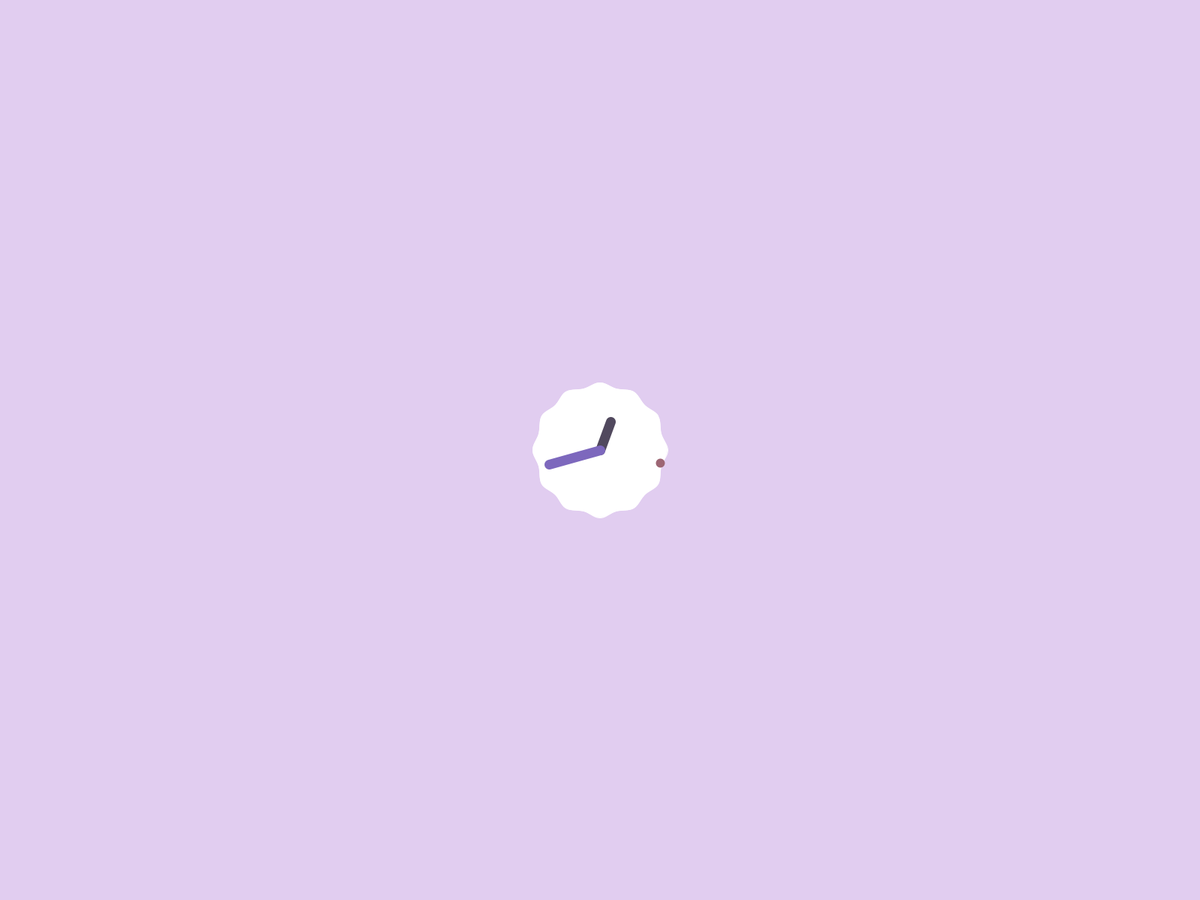
Frame 1 (no input)
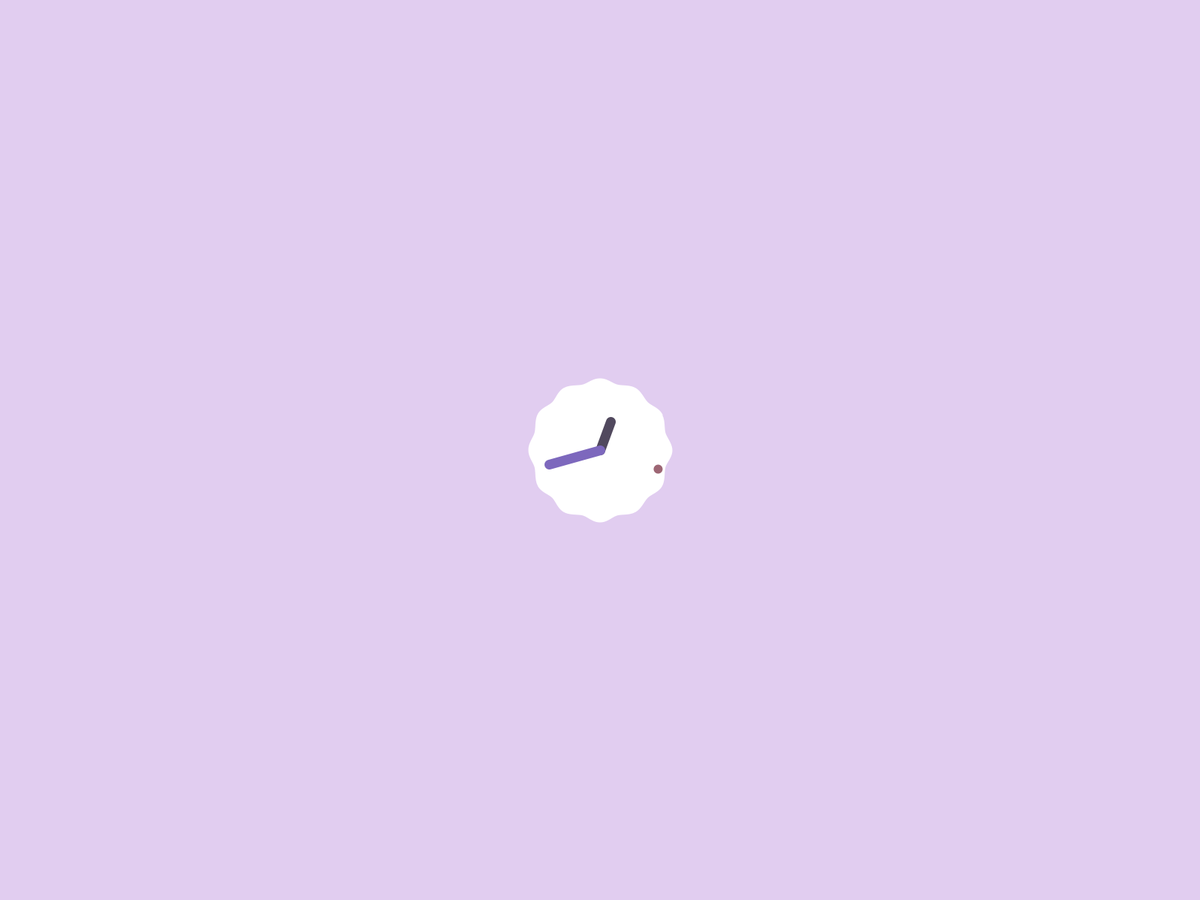
Frame 60 (the mouse pressed at the canvas centre just before this capture)
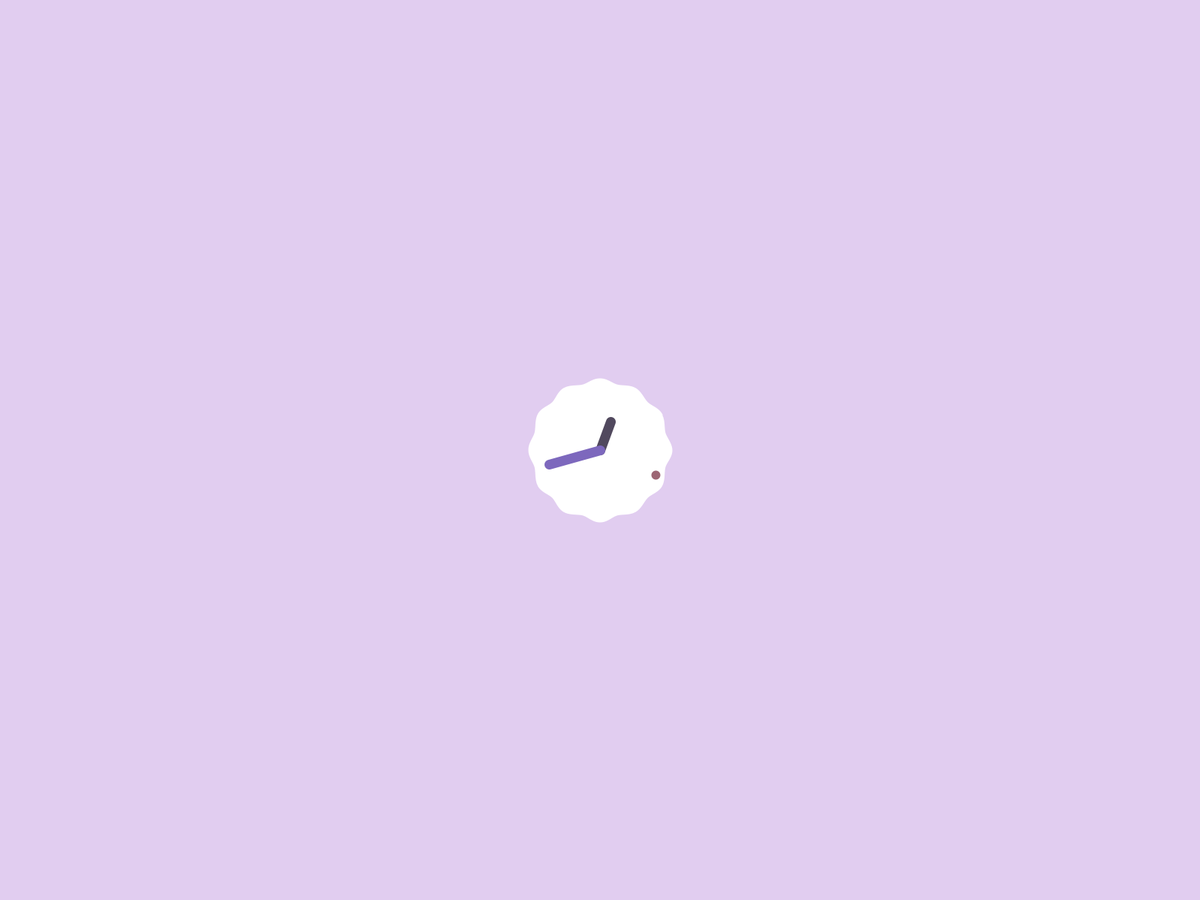
Frame 120 (the mouse held since frame 60 and released just before this capture)

The Processing sketch that drew these frames (run headless with seeded random() and noise(); from frame 60 on, the mouse is pressed at the canvas centre):

// Processing sketch: Clock
// ── Clock.pde
// vim:filetype=java

Mark mark;
Hand secondHand;
Hand minuteHand;
Hand hourHand;

void setup() {
  //size(400, 400);
  fullScreen();
  pixelDensity(displayDensity());
  
  
  mark = new Mark(90, 0xFFF6EDFE);
  secondHand = new DotHand(82, 12, secondAngle(), 0xFF9D6674);
  minuteHand = new Hand(70, 13, minuteAngle(), 0xFF7D68BD);
  hourHand = new Hand(40, 13, hourAngle(), 0xFF51495E);
}

void draw() {
  background(0xFFE1CDF0);

  translate(width / 2, height / 2);

  mark.render();

  hourHand.update(hourAngle());
  hourHand.render();

  minuteHand.update(minuteAngle());
  minuteHand.render();

  secondHand.update(secondAngle());
  secondHand.render();
}

float secondAngle() {
  return map(second(), 0, 60, 0, TWO_PI) - HALF_PI;
}

float minuteAngle() {
  return map(minute() + norm(second(), 0, 60), 0, 60, 0, TWO_PI) - HALF_PI;
}

float hourAngle() {
  return map(hour() + norm(minute(), 0, 60), 0, 24, 0, TWO_PI * 2) - HALF_PI;
}

// ── DotHand.pde
// vim:filetype=java

class DotHand extends Hand {
  
  public DotHand(float radius) {
    this(radius, 1);
  }

  public DotHand(float radius, float weight) {
    this(radius, weight, 0);
  }

  public DotHand(float radius, float weight, float angle) {
    this(radius, weight, angle, 0xFFFFFFFF);
  }

  public DotHand(float radius, float weight, float angle, int mcolor) {
    super(radius, weight, angle, mcolor);
  }

  @Override
  public void render() {
    float x = radius * cos(angle);
    float y = radius * sin(angle);
    stroke(mcolor);
    strokeWeight(weight);
    point(x, y);
  }
}

// ── Hand.pde
// vim:filetype=java

class Hand {
  protected final float radius;
  protected final float weight;
  protected final color mcolor;
  protected float angle;

  public Hand(float radius) {
    this(radius, 1);
  }

  public Hand(float radius, float weight) {
    this(radius, weight, 0);
  }

  public Hand(float radius, float weight, float angle) {
    this(radius, weight, angle, 0xFFFFFFFF);
  }

  public Hand(float radius, float weight, float angle, int mcolor) {
    this.radius = radius;
    this.weight = weight;
    this.angle = angle;
    this.mcolor = mcolor;
  }

  public void update(float angle) {
    this.angle = angle;
  }

  public void render() {
    float x = radius * cos(angle);
    float y = radius * sin(angle);
    stroke(mcolor);
    strokeWeight(weight);
    line(0, 0, x, y);
  }
}

// ── Mark.pde
// vim:filetype=java

class Mark {
  protected float radius;
  protected color bgColor;

  public Mark(float radius, color bgColor) {
    this.radius = radius;
    this.bgColor = bgColor;
  }

  public void render() {
    stroke(255);
    beginShape();
    for (int i = -24; i < 24; i++) {
      float angle = radians(i * 15);
      float r = (i & 1) == 0 ? radius : radius * 0.94;
      curveVertex(r * cos(angle), r * sin(angle));
    }
    endShape(CLOSE);
  }
}
